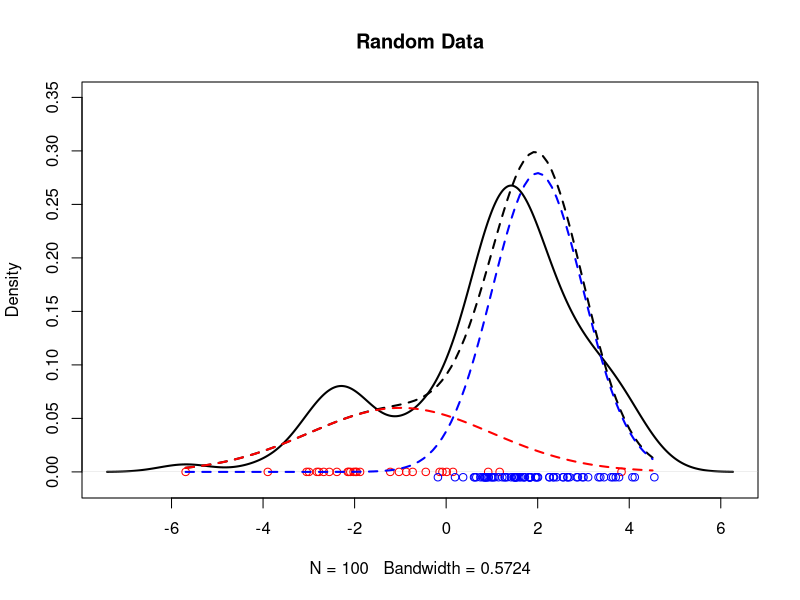
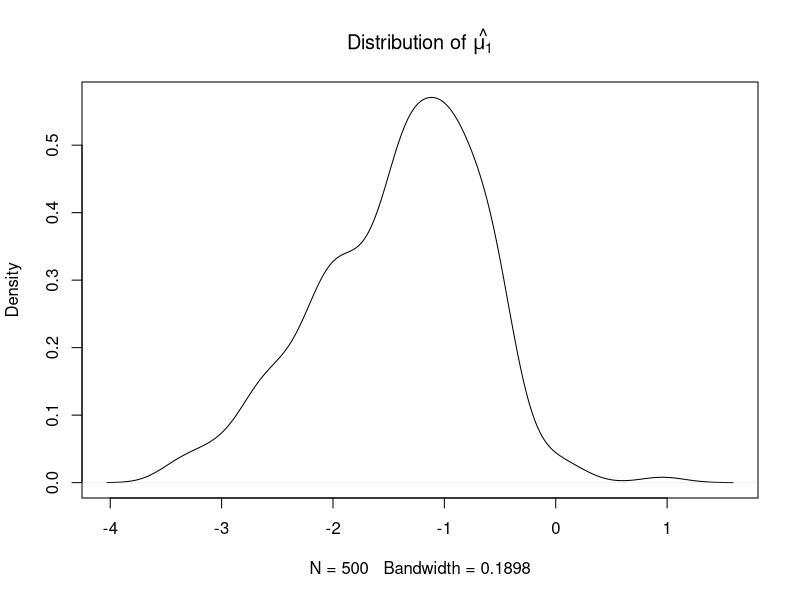
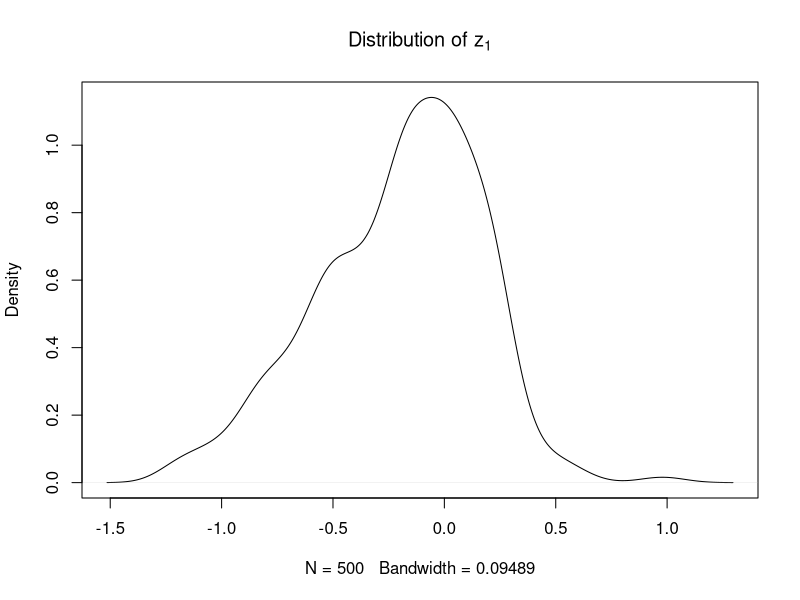
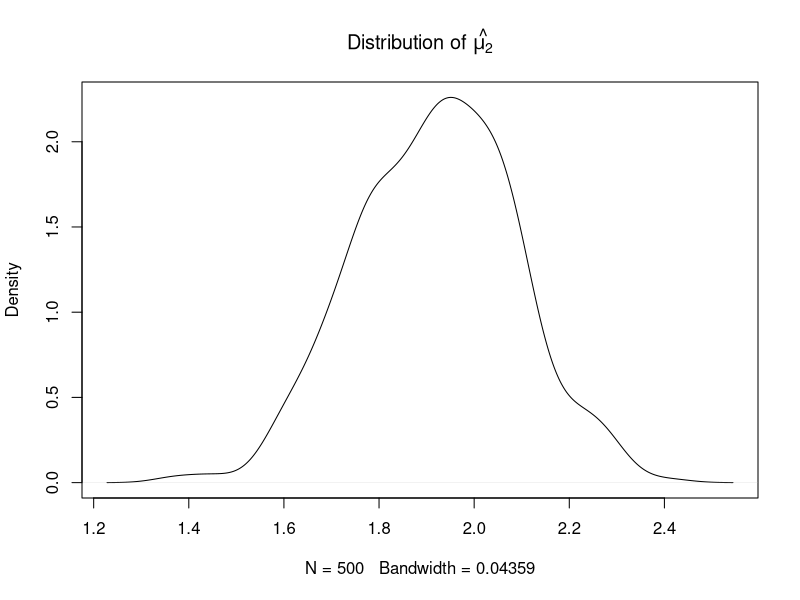
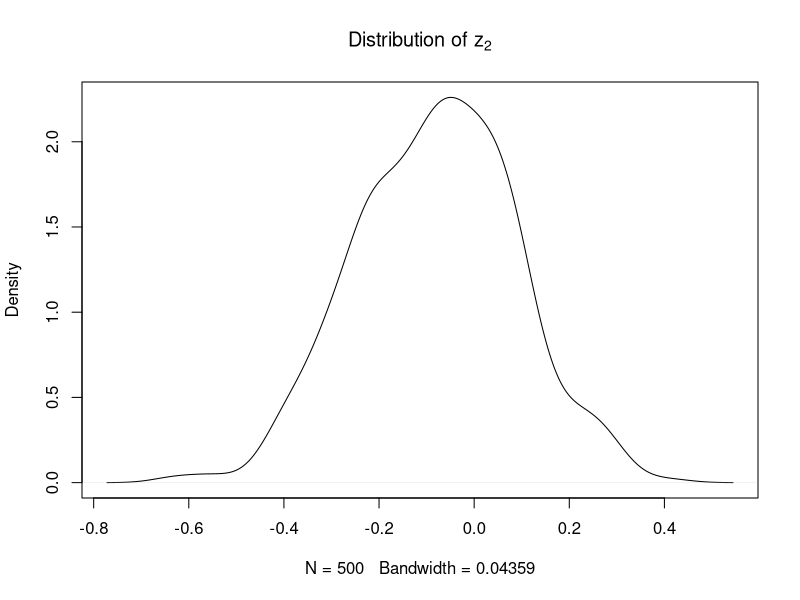
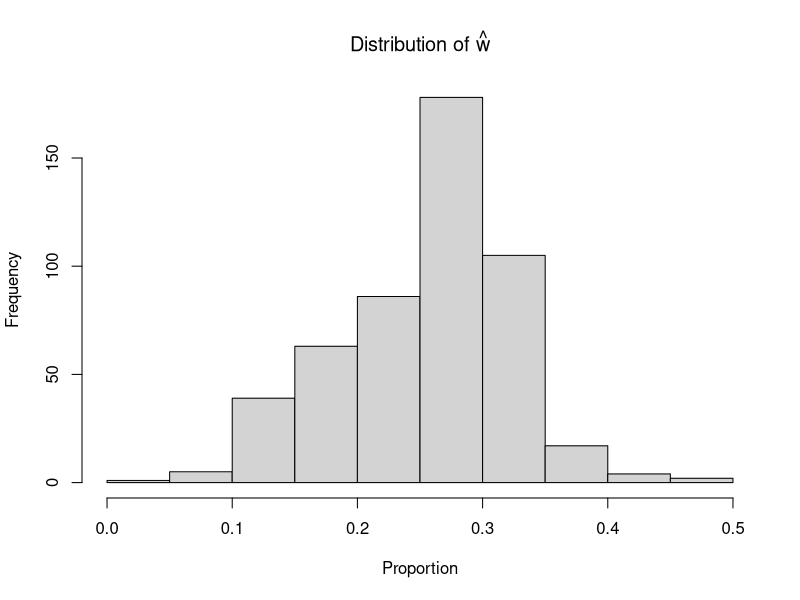
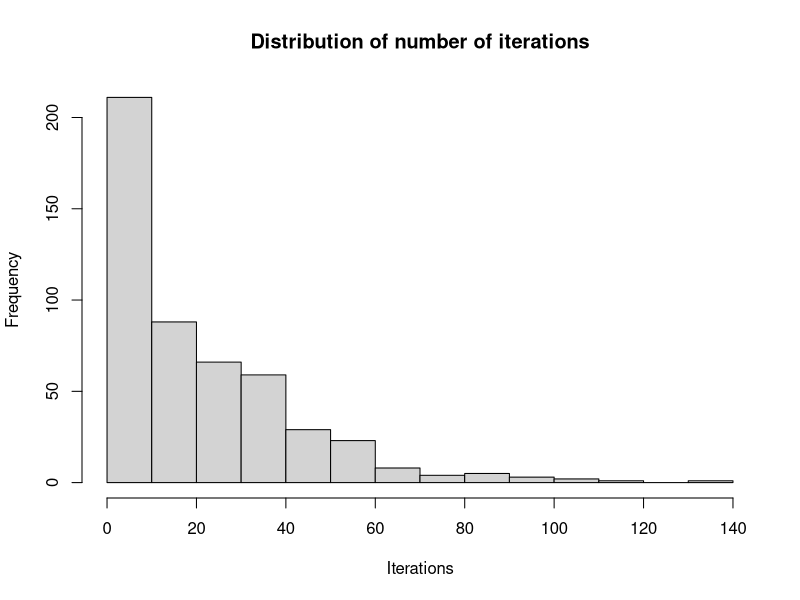

The R script that drew these images, in order:
## ---- chunk 1
# Mixture weights, seed, and total sample size
proportion <- 0.30
sample_size <- 100
set.seed(1234)

# Means and standard deviations
mu_1 <- -1; mu_2 <- 2
sigma_1 <- 2; sigma_2 <- 1

# Calculate how many values will come from each component
sample1_size <- rbinom(n = 1, size = sample_size, prob = proportion)
sample2_size <- sample_size - sample1_size

# Sample that many values from each respective normal distribution
sample1 <- rnorm(n = sample1_size, mean = mu_1, sd = sigma_1)
sample2 <- rnorm(n = sample2_size, mean = mu_2, sd = sigma_2)
## ---- chunk 2
x_axis <- seq(from = min(sample1), to = max(sample2), by = 0.1)

# Plot distribution of full sample
plot(x = density(c(sample1, sample2)),
     ylim = c(-0.01, .35),
     lwd = 2, main = "Random Data")

# Plot true population distribution
lines(x = x_axis, 
      y = (proportion * dnorm(x = x_axis, mean = mu_1, sd = sigma_1)) + 
          (1 - proportion)*dnorm(x = x_axis, mean = mu_2, sd = sigma_2),
      lty = 2, lwd = 2)

# Plot distribution of sample 1
points(x = sample1,
       y = rep(0, sample1_size), 
       col = "red")

# Plot true normal N(-1, 2)
lines(x = x_axis, 
      y = proportion * dnorm(x = x_axis, mean = mu_1, sd = sigma_1), 
      col = "red",
      lty = 2, lwd = 2)

# Plot distribution of sample 2
points(x = sample2,
       y = rep(-0.005, sample2_size), 
       col = "blue")

# Plot true normal N(2, 1)
lines(x = x_axis, 
      y = (1 - proportion)*dnorm(x = x_axis, mean = mu_2, sd = sigma_2), 
      col = "blue",
      lty = 2, lwd = 2)
## ---- chunk 3
# Keep track of z-scores and number of iterations until convergence
results <- data.frame(mu1 = rep(0, 500),
                      mu2 = rep(0, 500),
                      sigma1 = rep(0, 500),
                      sigma2 = rep(0, 500),
                      prop = rep(0, 500),
                      z1 = rep(0, 500),
                      z2 = rep(0, 500),
                      iterations = rep(0, 500))

# Run EM algorithm 500 times on same problem
for(i in 1:500){
  # Initial parameter values guesses
  mu1_hat <- -0.5
  mu2_hat <- 0.5
  sig1_hat <- 1
  sig2_hat <- 1
  weight <- 0.5
  
  # Calculate how many values will come from each component
  sample1_size <- rbinom(n = 1, size = sample_size, prob = proportion)
  sample2_size <- sample_size - sample1_size

  # Sample that many values from each respective normal distribution
  sample1 <- rnorm(n = sample1_size, mean = mu_1, sd = sigma_1)
  sample2 <- rnorm(n = sample2_size, mean = mu_2, sd = sigma_2)
  sample <- c(sample1, sample2)
  
  # number of iterations
  iterations <- 0
  
  while(TRUE){
    # increment iterations
    iterations <- iterations + 1
    
    # E step
    z_hat <- (weight * dnorm(sample, mu1_hat, sig1_hat)) / 
      ((weight * dnorm(sample, mu1_hat, sig1_hat)) 
       + (1 - weight) * dnorm(sample, mu2_hat, sig2_hat))
    
    # M step
    m_mu1_hat <- sum(z_hat * sample) / sum(z_hat)
    m_mu2_hat <- sum((1 - z_hat) * sample) / sum(1 - z_hat)
    m_sig1_hat <- sqrt(sum(z_hat * (sample - mu1_hat)^2) / sum(z_hat))
    m_sig2_hat <- sqrt(sum((1 - z_hat) * (sample - mu2_hat)^2) / sum(1 - z_hat))
    m_weight <- sum(z_hat) / 100
    
    # Stopping condition
    if(abs(mu1_hat - m_mu1_hat) < 0.01){
      # store values and break loop
      results$mu1[i] <- m_mu1_hat
      results$mu2[i] <- m_mu2_hat
      results$sigma1[i] <- m_sig1_hat
      results$sigma2[i] <- m_sig2_hat
      results$prop[i] <- m_weight
      results$z1[i] <- (m_mu1_hat - mu_1) / sigma_1
      results$z2[i] <- (m_mu2_hat - mu_2) / sigma_2
      results$iterations[i] <- iterations
      break
    } else{ # update values and continue loop
      mu1_hat <- m_mu1_hat; mu2_hat <- m_mu2_hat
      sig1_hat <- m_sig1_hat; sig2_hat <- m_sig2_hat
      weight <- m_weight
    }
  }
}
## ---- chunk 4
plot(density(results$mu1), main = expression(paste("Distribution of ", hat(mu[1]))))
## ---- chunk 5
plot(density(results$z1), main = expression(paste("Distribution of ", z[1])))
## ---- chunk 6
plot(density(results$mu2), main = expression(paste("Distribution of ", hat(mu[2]))))
## ---- chunk 7
plot(density(results$z2), main = expression(paste("Distribution of ", z[2])))
## ---- chunk 8
hist(results$prop, main = expression(paste("Distribution of ", hat(w))), 
     xlab = "Proportion")
## ---- chunk 9
hist(results$iterations, 
     main = "Distribution of number of iterations", 
     xlab = "Iterations")
